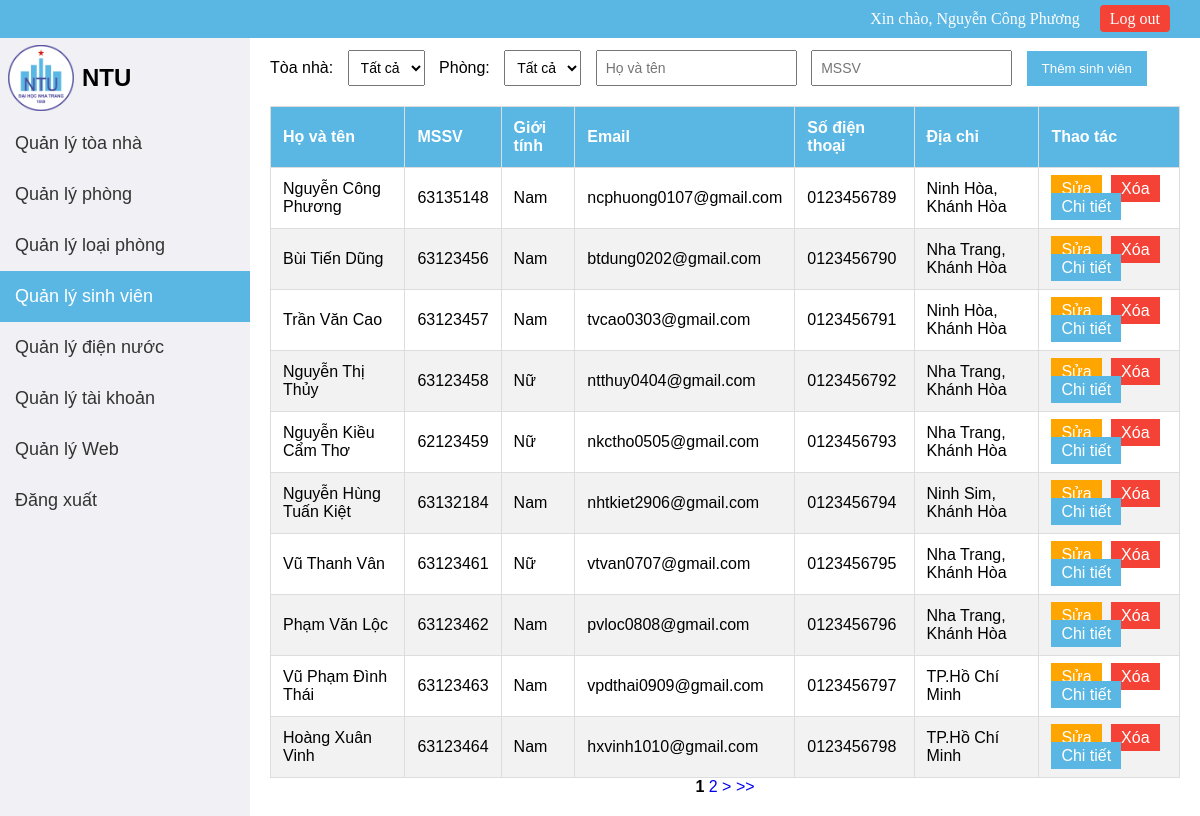
Page /student.php (signed in) on the committed database.
### tables this page shows
CREATE TABLE `sinhvien` (
  `SinhVienID` int(11) NOT NULL,
  `HoSV` varchar(255) DEFAULT NULL,
  `TenSV` varchar(255) DEFAULT NULL,
  `MSSV` varchar(20) DEFAULT NULL,
  `Lop` varchar(50) DEFAULT NULL,
  `GioiTinh` enum('Nam','Nữ') DEFAULT NULL,
  `NgaySinh` date DEFAULT NULL,
  `NoiSinh` varchar(255) DEFAULT NULL,
  `DiaChi` varchar(255) DEFAULT NULL,
  `Email` varchar(255) DEFAULT NULL,
  `SoDienThoai` varchar(15) DEFAULT NULL,
  `SoCCCD` varchar(20) DEFAULT NULL,
  `TaiKhoanID` varchar(10) DEFAULT NULL,
  `PhongID` int(11) DEFAULT NULL,
  `Anh` varchar(255) DEFAULT NULL
);

### student.php (the view, shortened to what this page needs)
<?php
include('db_connect.php');
$rowsPerPage = 10;
$offset = ($_GET['page'] - 1) * $rowsPerPage;
$result = mysqli_query($conn, "SELECT * FROM SinhVien LIMIT $offset, $rowsPerPage");
?>
<div class="main-content">
    <div class="filter-section">
        <label for="building">Tòa nhà:</label>
        <select id="building">
            <option value="all">Tất cả</option>
        </select>
        <label for="room">Phòng:</label>
        <select id="room">
            <option value="all">Tất cả</option>
        </select>
        <input type="text" placeholder="Họ và tên">
        <input type="text" placeholder="MSSV">
        <button id="addStudentBtn">Thêm sinh viên</button>
    </div>
    <table class="student-table">
        <thead>
            <tr>
                <th>Họ và tên</th>
                <th>MSSV</th>
                <th>Giới tính</th>
                <th>Email</th>
                <th>Số điện thoại</th>
                <th>Địa chỉ</th>
                <th>Thao tác</th>
            </tr>
        </thead>
        <tbody>
            <?php
            if ($result->num_rows > 0) {
                while ($row = $result->fetch_assoc()) {
                    echo "<tr>";
                    echo "<td>" . $row["HoSV"] . " " . $row["TenSV"] . "</td>";
                    echo "<td>" . $row["MSSV"] . "</td>";
                    echo "<td>" . $row["GioiTinh"] . "</td>";
                    echo "<td>" . $row["Email"] . "</td>";
                    echo "<td>" . $row["SoDienThoai"] . "</td>";
                    echo "<td>" . $row["DiaChi"] . "</td>";
                    echo "<td>
                            <a href='change_inf.php?mssv=" . $row['MSSV'] . "' class='edit-btn'>Sửa</a>
                            <a href='delete_student.php?mssv=" . $row['MSSV'] . "' class='delete-btn' onclick='return confirm(\"Bạn có chắc chắn muốn xóa sinh viên này?\")'>Xóa</a>
                            <a href='detail.php?mssv=" . $row['MSSV'] . "' class='detail-btn'>Chi tiết</a>
                          </td>";
                    echo "</tr>";
                }
            } else {
                echo "<tr><td colspan='7'>Không có sinh viên nào.</td></tr>";
            }
            ?>
        </tbody>
    </table>
    <?php
    $totalResult = mysqli_query($conn, 'SELECT * FROM SinhVien');
    $numRows = mysqli_num_rows($totalResult);
    $maxPage = floor($numRows / $rowsPerPage) + 1;
    echo "<p align='center'>";
    for ($i = 1; $i <= $maxPage; $i++) {
        if ($i == $_GET['page']) {
            echo '<b>' . $i . '</b> ';
        } else {
            echo "<a href='student.php?page=" . $i . "'>" . $i . "</a> ";
        }
    }
    if ($_GET['page'] < $maxPage) {
        echo "<a href='student.php?page=" . ($_GET['page'] + 1) . "'> > </a>";
        echo "<a href='student.php?page=" . $maxPage . "'>>></a>";
    }
    echo "</p>";
    ?>
</div>

### css/style.css (style rules this page uses)
* { margin: 0px; padding: 0px; }
a { text-decoration: none; }
.sidebar { width: 250px; background-color: #f0f0f5; height: 100vh; position: fixed; top: 38px; font-family: Arial, sans-serif; z-index: 1; }
.sidebar ul { list-style-type: none; padding: 0; }
.sidebar ul li { padding: 0; text-align: left; }
.sidebar ul li a { text-decoration: none; color: #333; font-size: 18px; display: block; padding: 15px; width: 100%; height: 100%; box-sizing: border-box; font-family: Arial, sans-serif; }
.sidebar ul li a.active { background-color: #5AB7E4; color: #fff; }
.main-content { margin-left: 250px; padding: 20px; padding-top: 50px; font-family: Arial, sans-serif; }
.logo { height: 80px; display: flex; align-items: center; color: #000000; }
.logo img { margin: 8px; width: 66px; }
.logo span { font-size: 24px; font-weight: bold; }
.headerbar { position: fixed; top: 0; left: 0; width: calc(100%); background-color: #5AB7E4; color: #fff; padding: 10px 20px; display: flex; justify-content: flex-end; align-items: center; z-index: 1; }
.welcome-message { margin-right: 20px; font-size: 16px; }
.logout a { color: #fff; text-decoration: none; font-size: 16px; padding: 5px 10px; background-color: #f44336; border-radius: 4px; transition: background-color 0.3s ease; margin-right: 50px; }

### css/student.css (style rules this page uses)
a { text-decoration: none; }
header, .sidebar { margin-bottom: 20px; }
.filter-section { margin-bottom: 20px; }
.filter-section label { font-size: 16px; margin-right: 10px; }
.filter-section select, .filter-section input { padding: 8px; margin-right: 10px; font-size: 14px; }
.filter-section button { padding: 10px 15px; background-color: #5AB7E4; color: white; border: none; cursor: pointer; }
.student-table { width: 100%; border-collapse: collapse; margin-top: 20px; }
.student-table th, .student-table td { padding: 12px; border: 1px solid #ddd; text-align: left; }
.student-table th { background-color: #5AB7E4; color: white; }
.student-table tr:nth-child(even) { background-color: #f2f2f2; }
.student-table .edit-btn, .student-table .delete-btn, .student-table .assign-room-btn { padding: 5px 10px; margin-right: 5px; border: none; cursor: pointer; }
.student-table .edit-btn { background-color: #ffa500; color: white; }
.student-table .delete-btn { width: 40px; height: 26px; background-color: #f44336; color: white; }
.student-table .detail-btn { padding: 5px 10px; background-color: #5AB7E4; color: white; border: none; cursor: pointer; }
button { padding: 10px 20px; background-color: #5AB7E4; color: white; border: none; cursor: pointer; }

### css/account.css (style rules this page uses)
a { text-decoration: none; }
header, .sidebar { margin-bottom: 20px; }
.filter-section { margin-bottom: 20px; }
.filter-section label { font-size: 16px; margin-right: 10px; }
.filter-section select, .filter-section input { padding: 8px; margin-right: 10px; font-size: 14px; }
.filter-section button { padding: 10px 15px; background-color: #5AB7E4; color: white; border: none; cursor: pointer; }
button { padding: 10px 20px; background-color: #5AB7E4; color: white; border: none; cursor: pointer; }

### css/room.css (style rules this page uses)
a { text-decoration: none; }
header, .sidebar { margin-bottom: 20px; }
.filter-section { margin-bottom: 20px; }
.filter-section label { font-size: 16px; margin-right: 10px; }
.filter-section select, .filter-section input { padding: 8px; margin-right: 10px; font-size: 14px; }
.filter-section button { padding: 10px 15px; background-color: #5AB7E4; color: white; border: none; cursor: pointer; }
button { padding: 10px 20px; background-color: #5AB7E4; color: white; border: none; cursor: pointer; }

### rows in the picture
sinhvien: HoSV "Nguyễn Công", TenSV "Phương", MSSV "63135148", GioiTinh "Nam", Email "ncphuong0107@gmail.com", SoDienThoai "0123456789", DiaChi "Ninh Hòa, Khánh Hòa"
sinhvien: HoSV "Bùi Tiến", TenSV "Dũng", MSSV "63123456", GioiTinh "Nam", Email "btdung0202@gmail.com", SoDienThoai "0123456790", DiaChi "Nha Trang, Khánh Hòa"
sinhvien: HoSV "Trần Văn", TenSV "Cao", MSSV "63123457", GioiTinh "Nam", Email "tvcao0303@gmail.com", SoDienThoai "0123456791", DiaChi "Ninh Hòa, Khánh Hòa"
sinhvien: HoSV "Nguyễn Thị", TenSV "Thủy", MSSV "63123458", GioiTinh "Nữ", Email "ntthuy0404@gmail.com", SoDienThoai "0123456792", DiaChi "Nha Trang, Khánh Hòa"
sinhvien: HoSV "Nguyễn Kiều Cẩm", TenSV "Thơ", MSSV "62123459", GioiTinh "Nữ", Email "nkctho0505@gmail.com", SoDienThoai "0123456793", DiaChi "Nha Trang, Khánh Hòa"
sinhvien: HoSV "Nguyễn Hùng Tuấn", TenSV "Kiệt", MSSV "63132184", GioiTinh "Nam", Email "nhtkiet2906@gmail.com", SoDienThoai "0123456794", DiaChi "Ninh Sim, Khánh Hòa"
sinhvien: HoSV "Vũ Thanh", TenSV "Vân", MSSV "63123461", GioiTinh "Nữ", Email "vtvan0707@gmail.com", SoDienThoai "0123456795", DiaChi "Nha Trang, Khánh Hòa"
sinhvien: HoSV "Phạm Văn", TenSV "Lộc", MSSV "63123462", GioiTinh "Nam", Email "pvloc0808@gmail.com", SoDienThoai "0123456796", DiaChi "Nha Trang, Khánh Hòa"
sinhvien: HoSV "Vũ Phạm Đình", TenSV "Thái", MSSV "63123463", GioiTinh "Nam", Email "vpdthai0909@gmail.com", SoDienThoai "0123456797", DiaChi "TP.Hồ Chí Minh"
sinhvien: HoSV "Hoàng Xuân", TenSV "Vinh", MSSV "63123464", GioiTinh "Nam", Email "hxvinh1010@gmail.com", SoDienThoai "0123456798", DiaChi "TP.Hồ Chí Minh"
